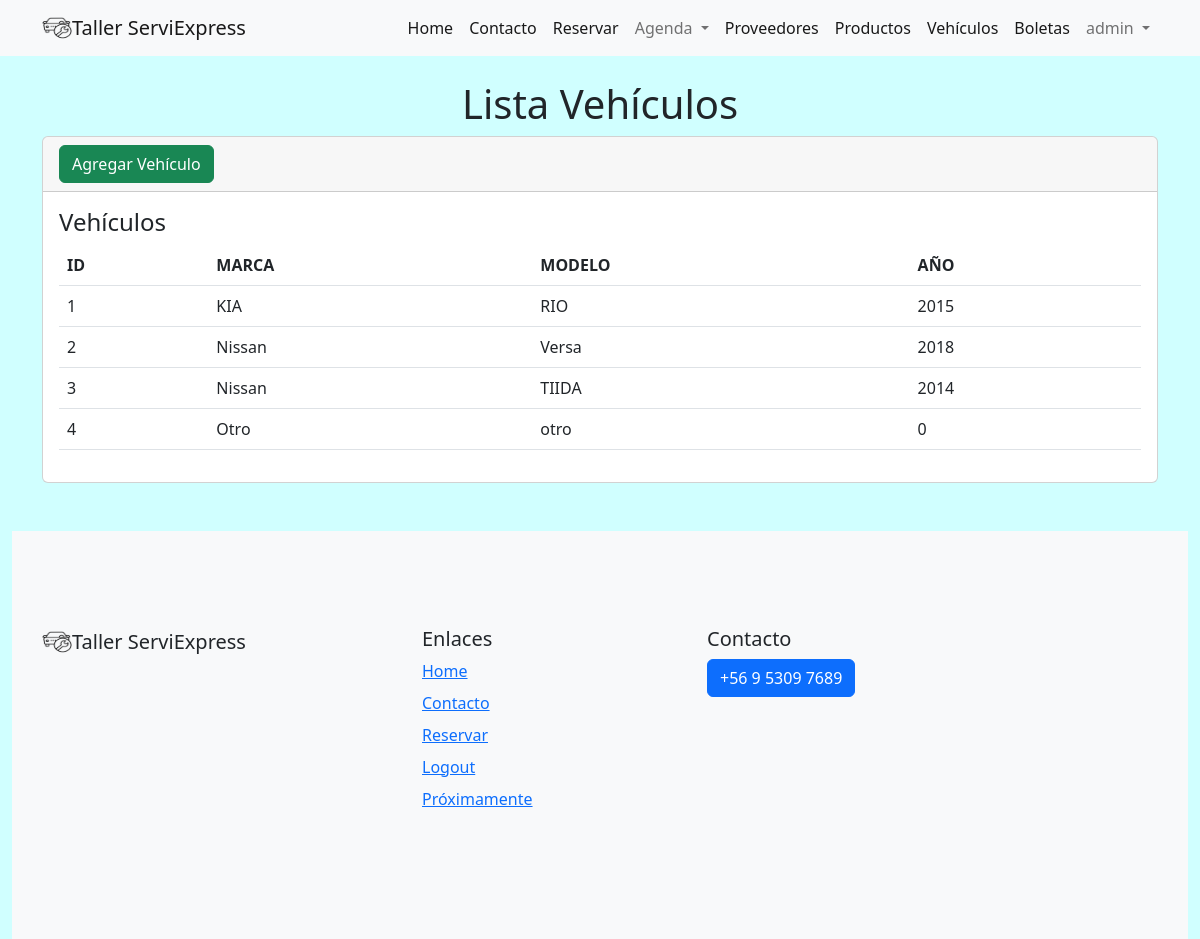
Before: /vehiculos/ (signed in) with the older database file.
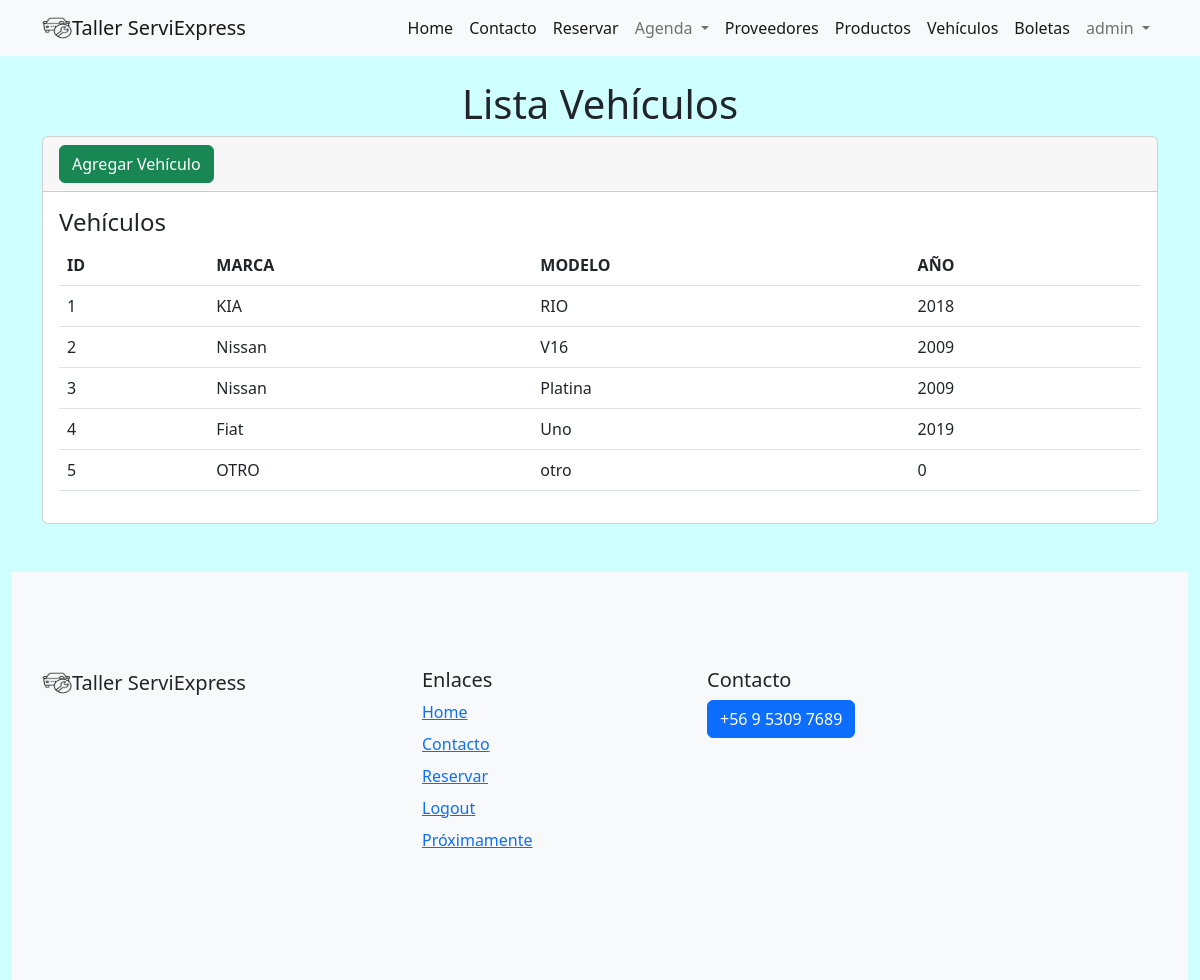
After: the same page with the newer database file.
### task/models.py (models this page shows, shortened)
class Vehiculo(models.Model):
    id = models.AutoField(primary_key=True)
    marca = models.CharField(max_length=20)
    modelo = models.CharField(max_length=20)
    anno = models.IntegerField(blank=False)
    user = models.ForeignKey(User, on_delete=models.CASCADE)

### task/views.py (the view)
# urls.py: path('vehiculos/', views.listVehiculo,name='listVehiculos'),
@login_required
def listVehiculo(request):
    vehiculo = Vehiculo.objects.all()#Reserva.objects.filter(user=request.user)
    return render(request, 'vehiculos.html',{
        'vehiculo': vehiculo
    })

### task/templates/vehiculos.html
{% extends 'base.html' %}
{% block content%}
{% load static %}
<br>
<main class="container">
    <div class="row">
        <div class="col-md-8s ">
<h1 class="text-center">Lista Vehículos</h1>
<div class="card">
    {% if perms.task.add_vehiculo %}
                <div class="card-header">
                    <a name="" id="" class="btn btn-success" href="{% url 'crearVehiculo' %}" role="button">Agregar Vehículo</a>
                 </div>
                 {% endif%}
    <div class="card-body">
        <h4 class="card-title">Vehículos</h4>
        <table class="table">
            <thead>
                <tr>
                    <th>ID</th>
                    <th>MARCA</th>
                    <th>MODELO</th>
                    <th>AÑO</th>
                </tr>
            </thead>
            <tbody>
                {% for vehiculo in vehiculo %}
                <tr>
                    <td>{{ vehiculo.id }}</td>
                    <td>
                        {{ vehiculo.marca}}
                    </td>
                    <td>{{ vehiculo.modelo }}</td>
                    <td>{{ vehiculo.anno}}</td>
                </tr>
                {% endfor %}
            </tbody>
        </table>
    </div>
</div>
        </div>
    </div>
</main>
{% endblock %}

### task/templates/base.html (shortened to what this page needs)
{% load static %}
<!doctype html>
<html lang="en">
  <head>
    <link href="https://cdn.jsdelivr.net/npm/bootstrap@5.2.3/dist/css/bootstrap.min.css" rel="stylesheet">
    <link type="text/css" rel="stylesheet" href="{% static 'task/css/style.css' %}">
  </head>
  <body>
    <nav class="navbar navbar-expand-lg bg-light">
        <div class="container">
            <img src="{% static 'task/img/mecanico.png' %}" alt="Logo flor " width="30" height="24">
            <a class="navbar-brand" href="{% url 'home' %}">Taller ServiExpress</a>
          <div class="collapse navbar-collapse" id="navbarTogglerDemo01">
            <ul class="navbar-nav ms-auto">
              <li class="nav-item">
                <a class="nav-link active" aria-current="page" href="{% url 'home' %}">Home</a>
              </li>
              <li class="nav-item">
                <a class="nav-link active" aria-current="page" href="{% url 'contacto' %}">Contacto</a>
              </li>
              {% if user.is_authenticated %}
              <li class="nav-item">
                <a class="nav-link active" href="{% url 'crearReserva' %}">Reservar</a>
              </li>
              {% endif %}
              {% if perms.task.view_reserva %}
              <li class="nav-item dropdown">
                <a class="nav-link dropdown-toggle" href="#" role="button" data-bs-toggle="dropdown" aria-expanded="false">
                  Agenda
                </a>
              </li>
              {% endif %}
              {% if perms.task.view_proveedor %}
              <li class="nav-item">
                <a class="nav-link active" href="{% url 'listProveedor' %}">Proveedores</a>
              </li>
              {% endif %}
              {% if perms.task.view_producto %}
              <li class="nav-item">
                <a class="nav-link active" href="{% url 'listProductos' %}">Productos</a>
              </li>
              {% endif %}
              {% if perms.task.view_vehiculo %}
              <li class="nav-item">
                <a class="nav-link active" href="{% url 'listVehiculos' %}">Vehículos</a>
              </li>
              {% endif %}
              {% if perms.task.view_boleta %}
              <li class="nav-item">
                <a class="nav-link active" href="{% url 'listBoletas' %}">Boletas</a>
              </li>
              {% endif %}
              {% if user.is_authenticated %}
              <li class="nav-item dropdown">
                <a class="nav-link dropdown-toggle" href="#" role="button" data-bs-toggle="dropdown" aria-expanded="false">
                  {{ user.username }}
                </a>
              </li>
                {% else %}
                <a class="nav-link active" href="{% url 'iniciarSesion' %}">Login</a>
              </li>
              <li class="nav-item">
                <a class="nav-link active" href="{% url 'registrarse' %}">Registrarse</a>
              </li>
              {% endif %}
            </ul>
          </div>
        </div>
      </nav>
    {% block content %}
    {% endblock %}
    <footer class="container-fluid">
        <footer class="bd-footer py-5 mt-5 bg-light">
            <div class="container py-5">
                <div class="row">
                    <div class="col-lg-3 mb-3">
                        <a class="d-inline-flex align-items-center mb-2 link-dark text-decoration-none" href="/" aria-label="Bootstrap">
                            <img src="{% static 'task/img/mecanico.png' %}" alt="Logo mecanico " width="30" height="24">
                            <span class="fs-5">Taller ServiExpress</span>
                        </a>
                    </div>
                    <div class="col-6 col-lg-2 offset-lg-1 mb-3">
                        <h5>Enlaces</h5>
                        <ul class="list-unstyled">
                            <li class="mb-2"><a href="{% url 'home' %}">Home</a></li>
                            <li class="mb-2"><a href="{% url 'contacto' %}">Contacto</a></li>
                            {% if user.is_authenticated %}
                            <li class="mb-2"><a href="{% url 'crearReserva' %}">Reservar</a></li>
                            <li class="mb-2"><a href="{% url 'cerrarSesion' %}">Logout</a></li>
                            {% else %}
                            <li class="mb-2"><a href="{% url 'iniciarSesion' %}">Login</a></li>
                            <li class="mb-2"><a href="{% url 'registrarse' %}">Registrarse</a></li>
                            {% endif %}
                            <li class="mb-2"><a href="#">Próximamente</a></li>
                        </ul>
                    </div>
                    <div class="col-6 col-lg-2 offset-lg-1 mb-3">
                        <h5>Contacto</h5>
                        <p class="btn btn-primary">+56 9 5309 7689</p>
                    </div>
                </div>
            </div>
        </footer>
    </footer>
  </body>
</html>

### task/static/task/css/style.css (style rules this page uses)
body { background-color: #d0ffff; }

Changed rows visible on the page:
changed Vehiculo "KIA": anno "2015" → "2018"
changed Vehiculo id 2: modelo "Versa" → "V16"; anno "2018" → "2009"
changed Vehiculo id 3: modelo "TIIDA" → "Platina"; anno "2014" → "2009"
changed Vehiculo id 4: marca "Otro" → "Fiat"; modelo "otro" → "Uno"; anno "0" → "2019"
added Vehiculo: id "5", marca "OTRO", modelo "otro", anno "0"
